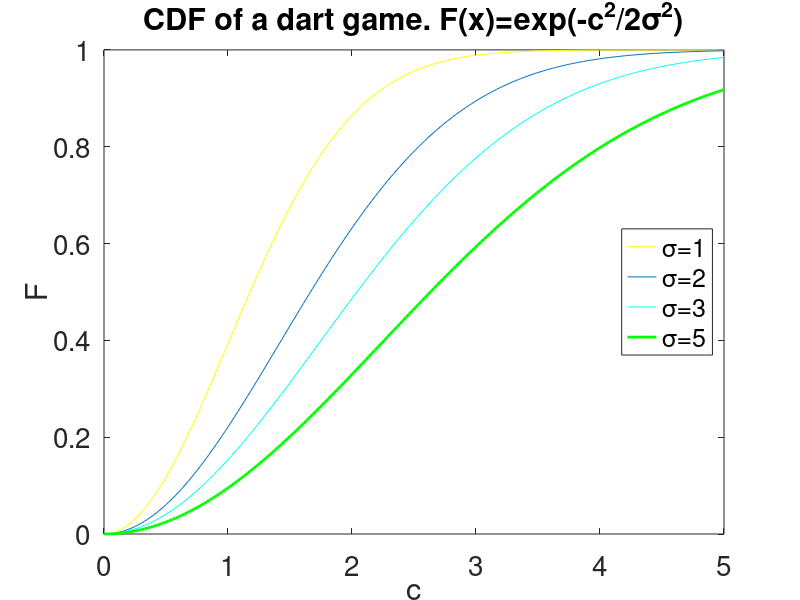
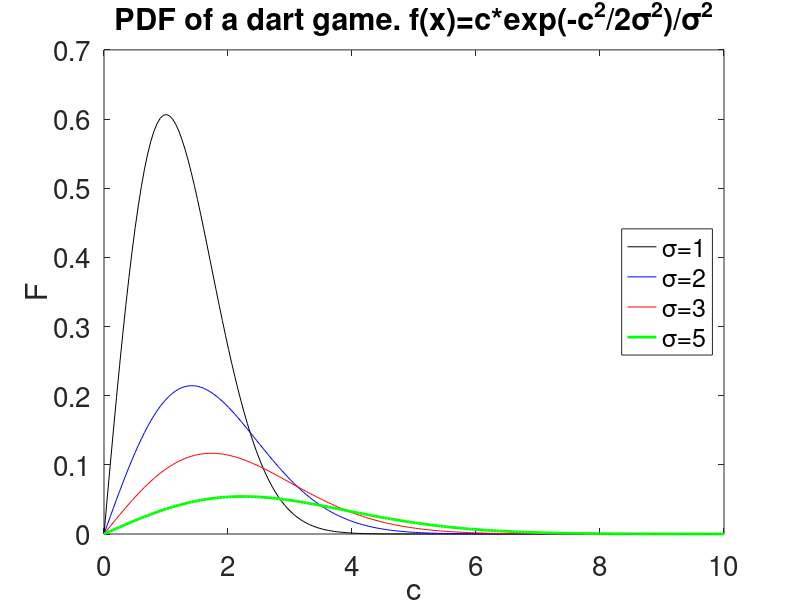

These figures' MATLAB source, in order:
sigma=[1,2,3,5];
cmult=1;
cmax=cmult*max(sigma);
c=linspace(0,cmax,200);
F1=1-exp(-c.^2/(2*sigma(1)));
F2=1-exp(-c.^2/(2*sigma(2)));
F3=1-exp(-c.^2/(2*sigma(3)));
F4=1-exp(-c.^2/(2*sigma(4)));
figure
plot(c,F1,'y',c,F2,c,F3,'c',c,F4,'g','linewidth',2)
xlabel('c')
ylabel('F')
title('CDF of a dart game. F(x)=exp(-c^2/2\sigma^2)')
lb1=['\sigma=',num2str(sigma(1))];
lb2=['\sigma=',num2str(sigma(2))];
lb3=['\sigma=',num2str(sigma(3))];
lb4=['\sigma=',num2str(sigma(4))];
legend(lb1,lb2,lb3,lb4,'location','east')
set(gca,'fontsize',20)

cmult=2;
cmax=cmult*max(sigma);
c=linspace(0,cmax,200);
f1=c.*exp(-c.^2/(2*sigma(1)))/sigma(1)^2;
f2=c.*exp(-c.^2/(2*sigma(2)))/sigma(2)^2;
f3=c.*exp(-c.^2/(2*sigma(3)))/sigma(3)^2;
f4=c.*exp(-c.^2/(2*sigma(4)))/sigma(4)^2;
figure
plot(c,f1,'k',c,f2,'b',c,f3,'r',c,f4,'g','linewidth',2)
xlabel('c')
ylabel('F')
title('PDF of a dart game. f(x)=c*exp(-c^2/2\sigma^2)/\sigma^2')
lb1=['\sigma=',num2str(sigma(1))];
lb2=['\sigma=',num2str(sigma(2))];
lb3=['\sigma=',num2str(sigma(3))];
lb4=['\sigma=',num2str(sigma(4))];
legend(lb1,lb2,lb3,lb4,'location','east')
set(gca,'fontsize',20)
